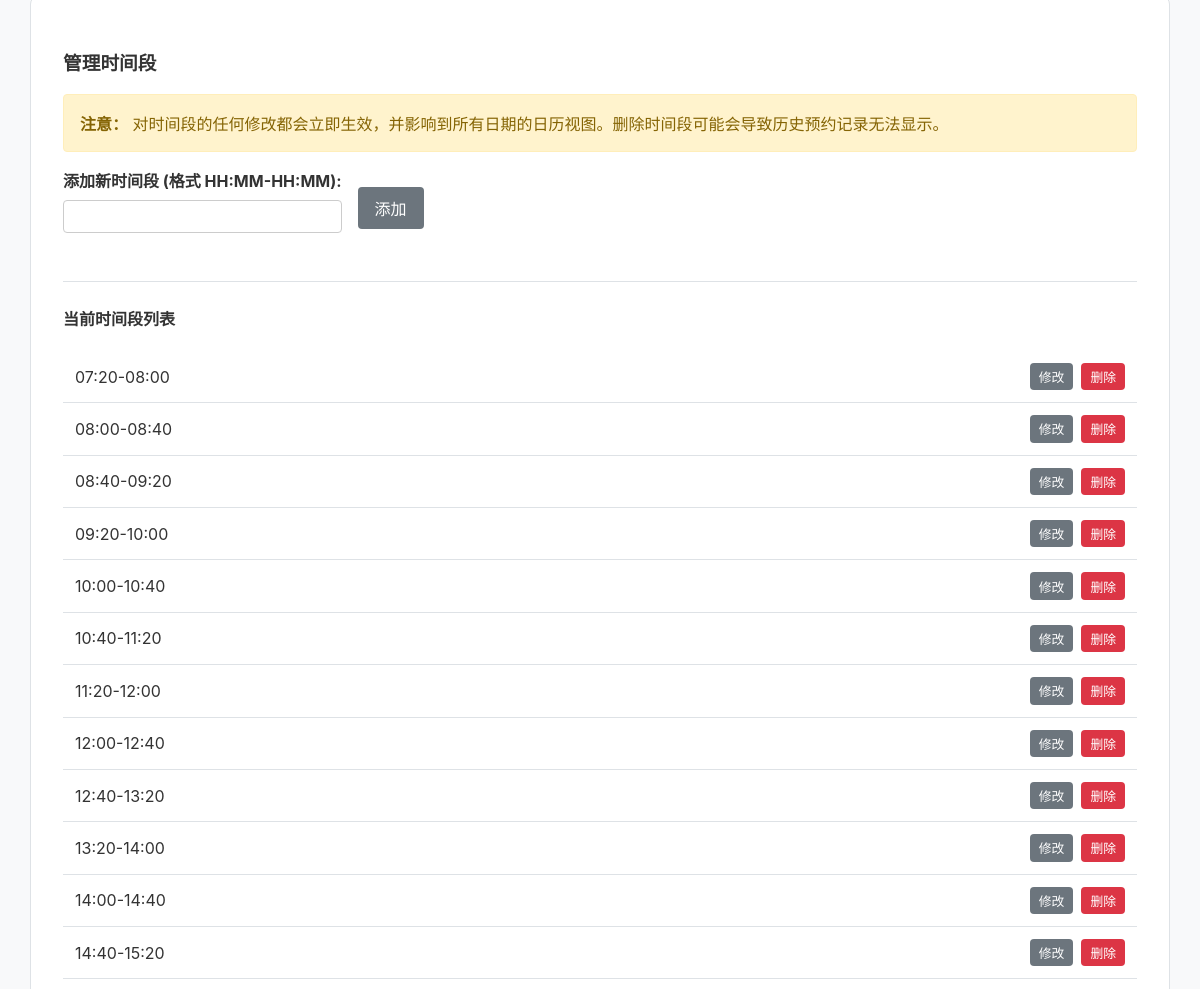
The app's page /admin (signed in, middle part), older data.
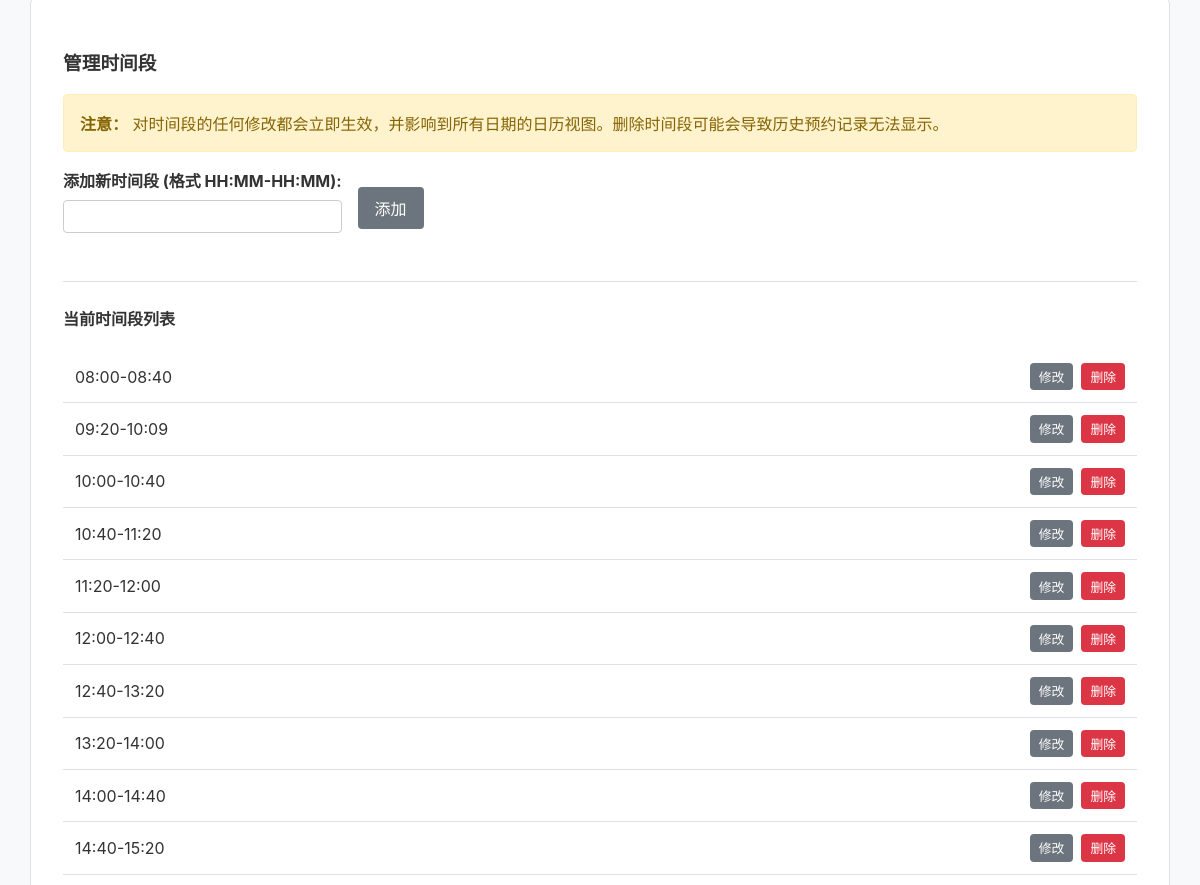
The same page, newer data.
### app.py (models this page shows)
    class TimeSlot(sql_alchemy_db.Model): id = sql_alchemy_db.Column(sql_alchemy_db.Integer,
                                                                     primary_key=True); slot_value = sql_alchemy_db.Column(
        sql_alchemy_db.String(50), unique=True, nullable=False); order = sql_alchemy_db.Column(sql_alchemy_db.Integer)

### app.py (the view, shortened to what this page needs)
@app.route('/admin', methods=['GET', 'POST'])
@check_db_connection
@admin_required
def admin():
    slot_to_edit = request.args.get('edit_slot')
    special_dates = sorted(list(db.smembers('special_dates') or set())) if db_is_redis else sorted(
        [d.date_str for d in SpecialDate.query.all()])
    time_slots = get_time_slots()
    return render_template('admin.html', special_dates=special_dates, time_slots=time_slots, special_date_name="斋日",
                           slot_to_edit=slot_to_edit)

### app.py (called while the page is built)
def get_time_slots():
    if db_is_redis:
        return db.lrange(TIME_SLOTS_KEY, 0, -1)
    else:
        return [s.slot_value for s in TimeSlot.query.order_by(TimeSlot.order).all()]

def check_db_connection(f):
    @wraps(f)
    def decorated_function(*args, **kwargs):
        db_handle = db if db_is_redis else db.session
        if db_handle is None: return "数据库连接失败，请检查服务器配置或环境变量。", 503
        return f(*args, **kwargs)
    return decorated_function

def admin_required(f):
    @wraps(f)
    def decorated_function(*args, **kwargs):
        if not session.get('is_admin'): return redirect(url_for('admin_login'))
        return f(*args, **kwargs)
    return decorated_function

### templates/admin.html (shortened to what this page needs)
{% extends "base.html" %}
{% block content %}
{% if login_required %}
    <div class="admin-login">
        <h3>管理员登录</h3>
        <form method="post" action="{{ url_for('admin_login') }}">
            <div class="form-group">
                <label for="password">密码:</label>
                <input type="password" id="password" name="password" required>
            </div>
            {% if error %}
                <p class="error-message">{{ error }}</p>
            {% endif %}
            <button type="submit" class="button-primary">登录</button>
        </form>
    </div>
{% else %}
    <div class="admin-section">
        <h3>管理时间段</h3>
        <p class="notice"><strong>注意：</strong> 对时间段的任何修改都会立即生效，并影响到所有日期的日历视图。删除时间段可能会导致历史预约记录无法显示。</p>
        <form method="post" class="inline-form">
            <div class="form-group">
                <label for="add_timeslot_value">添加新时间段 (格式 HH:MM-HH:MM):</label>
                <input type="text" id="add_timeslot_value" name="add_timeslot_value" pattern="([01]?[0-9]|2[0-3]):[0-5][0-9]-([01]?[0-9]|2[0-3]):[0-5][0-9]" required>
            </div>
            <button type="submit" name="add_timeslot" class="button">添加</button>
        </form>
        <h4>当前时间段列表</h4>
        <ul class="item-list">
            {% for slot in time_slots %}
            <li>
                {% if slot == slot_to_edit %}
                    <form method="post" class="inline-form">
                        <input type="hidden" name="edit_timeslot_original" value="{{ slot }}">
                        <input type="text" name="edit_timeslot_new" value="{{ slot }}" pattern="([01]?[0-9]|2[0-3]):[0-5][0-9]-([01]?[0-9]|2[0-3]):[0-5][0-9]" required>
                        <button type="submit" class="button-primary">保存</button>
                        <a href="{{ url_for('admin') }}" class="button">取消</a>
                    </form>
                {% else %}
                    <span>{{ slot }}</span>
                    <div class="item-actions">
                        <a href="{{ url_for('admin', edit_slot=slot) }}" class="button-small">修改</a>
                        <form method="post" class="inline-form js-delete-confirm-form">
                            <button type="submit" class="button-danger-small">删除</button>
                        </form>
                    </div>
                {% endif %}
            </li>
            {% endfor %}
        </ul>
    </div>
{% endif %}
{% endblock %}

Row changes from the older to the newer data that the page shows:
removed TimeSlot: slot_value "07:20-08:00"
removed TimeSlot: slot_value "08:40-09:20"
changed TimeSlot (number 2 of 10 on the later page): slot_value "09:20-10:00" → "09:20-10:09"
